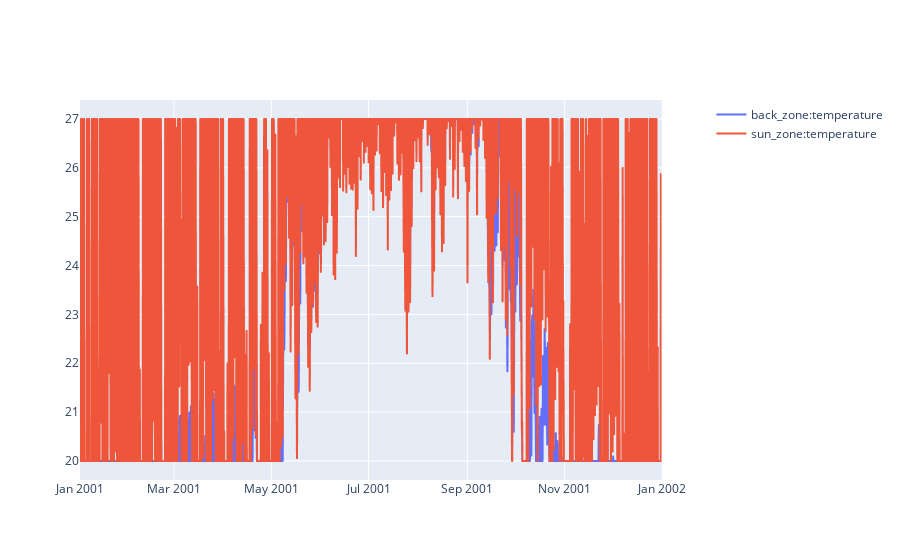

The notebook cell saved with this chart:
### Code cell
sim.plot(pro.dates(),[pro.component("back_zone").variable("temperature"),pro.component("sun_zone").variable("temperature") ])

### Figure 1 — Plotly figure (JSON) as saved in the notebook; plotly's stock layout.template omitted (floating-point values rounded to 4 significant figures; data arrays with more than 128 entries replaced by an {"elided": "..."} marker saying what was removed)
{"data": [{"hovertemplate": "date=%{x}<br>back_zone:temperature=%{y}<extra></extra>", "legendgroup": "", "line": {"dash": "solid"}, "marker": {"symbol": "circle"}, "mode": "lines", "name": "back_zone:temperature", "showlegend": true, "type": "scattergl", "x": {"elided": "8760 str values"}, "xaxis": "x", "y": {"elided": "8760 float values"}, "yaxis": "y"}, {"hovertemplate": "date=%{x}<br>sun_zone:temperature=%{y}<extra></extra>", "legendgroup": "", "line": {"dash": "solid"}, "marker": {"symbol": "circle"}, "mode": "lines", "name": "sun_zone:temperature", "showlegend": true, "type": "scattergl", "x": {"elided": "8760 str values"}, "xaxis": "x", "y": {"elided": "8760 float values"}, "yaxis": "y"}], "layout": {"xaxis": {"anchor": "y", "domain": [0, 0.94]}, "yaxis": {"anchor": "x", "domain": [0, 1]}, "yaxis2": {"anchor": "x", "overlaying": "y", "side": "right"}}}
